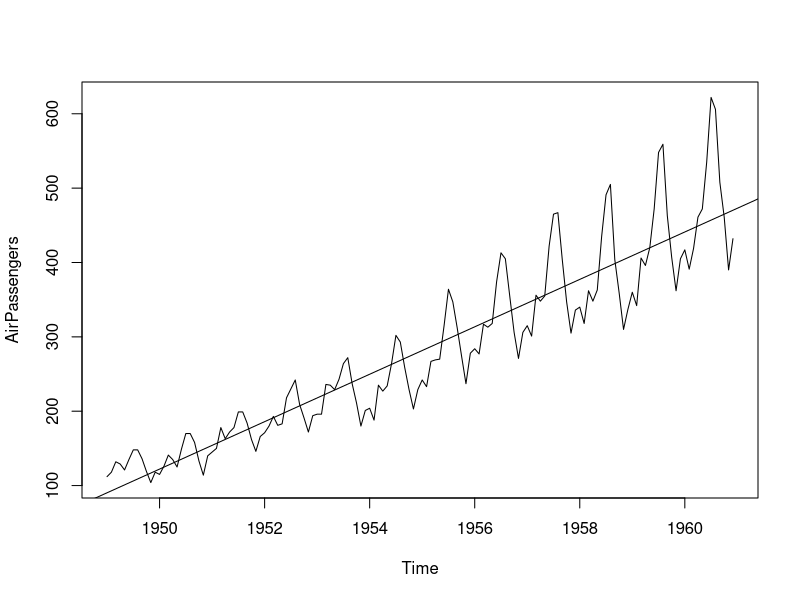
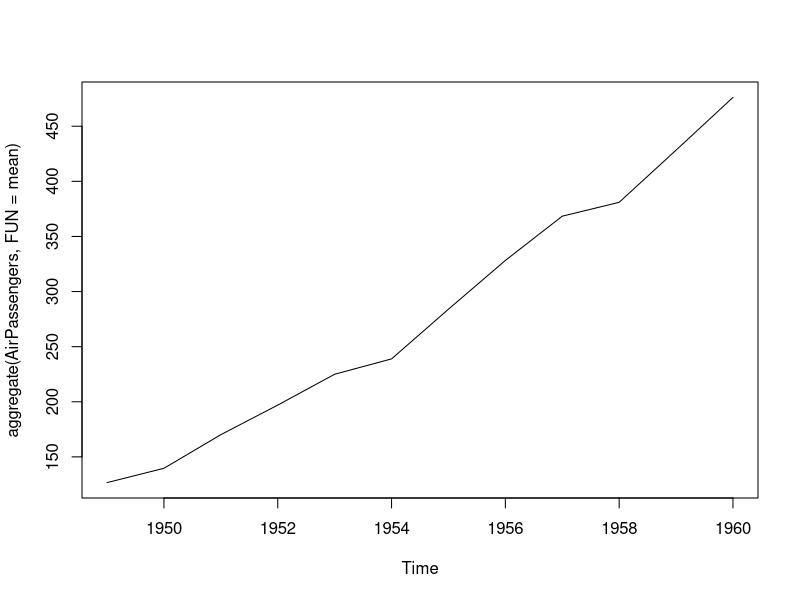
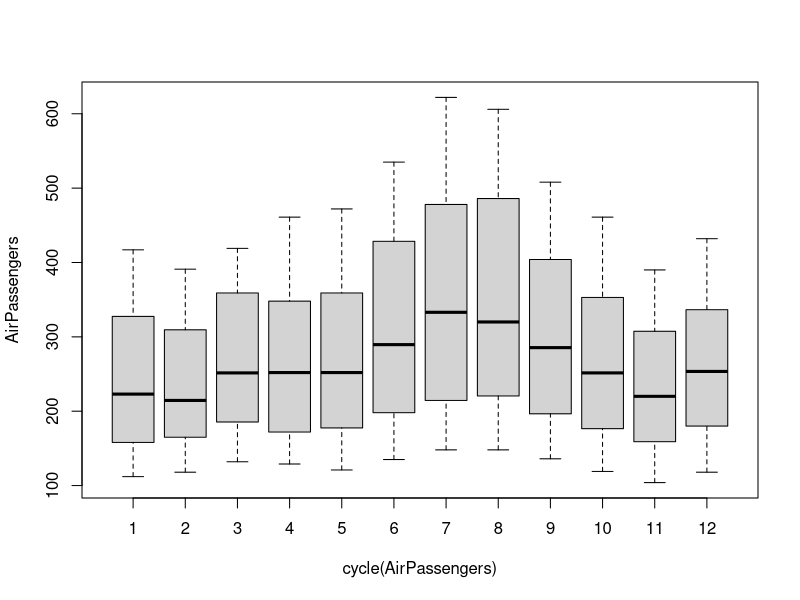
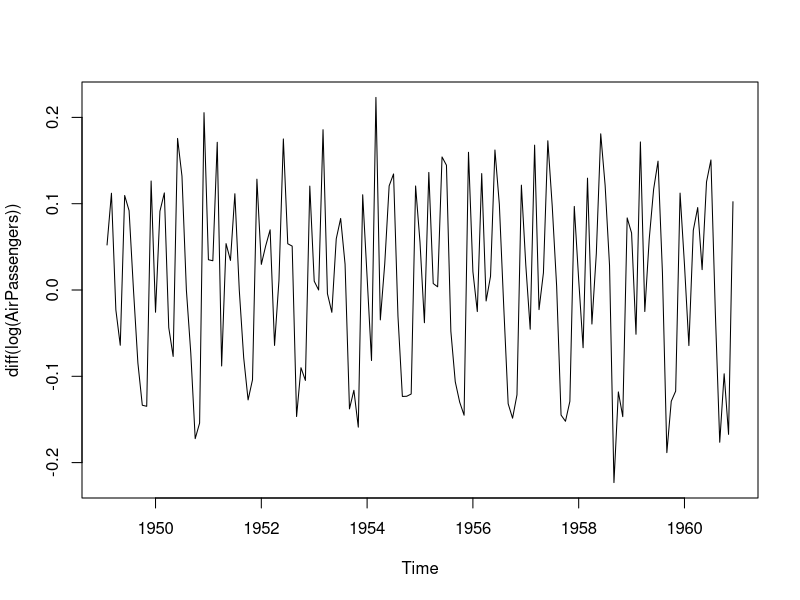
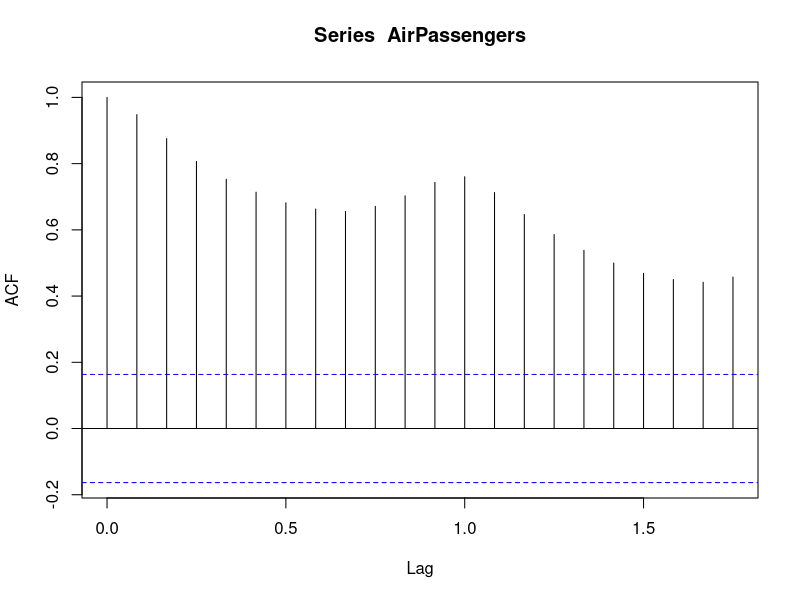
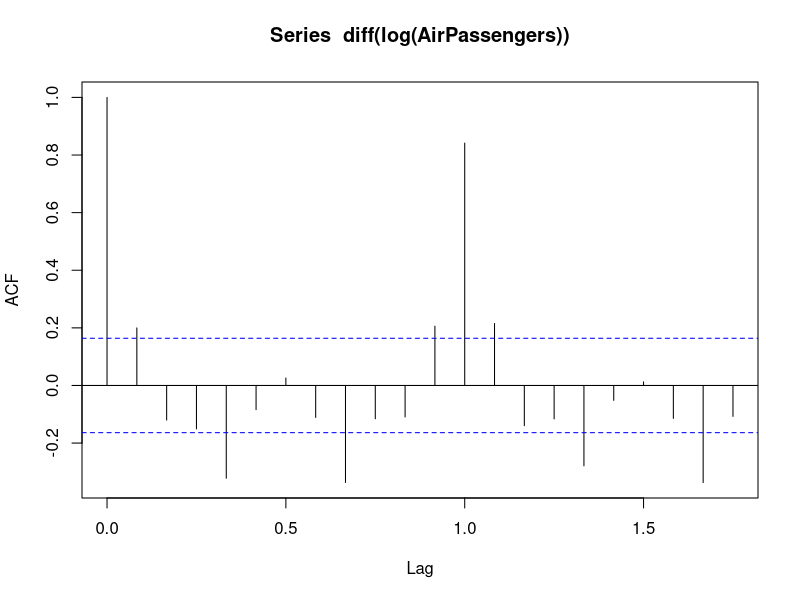
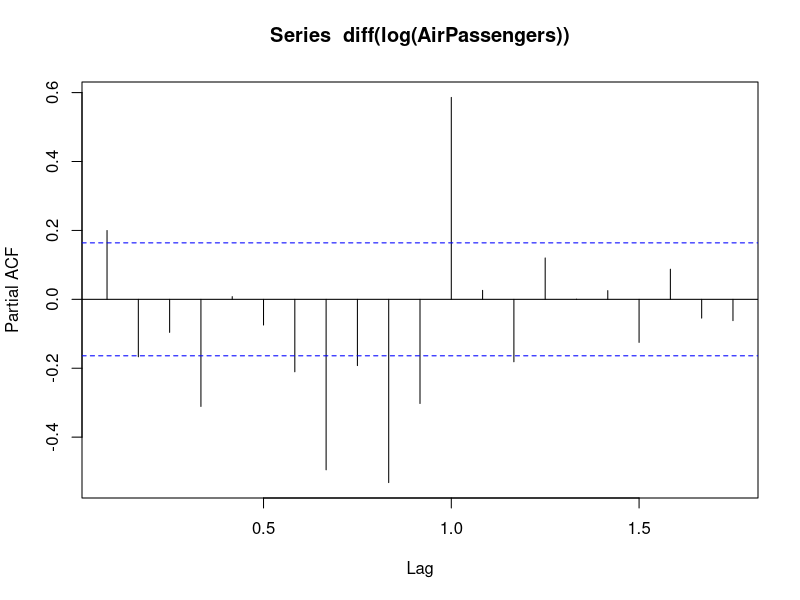
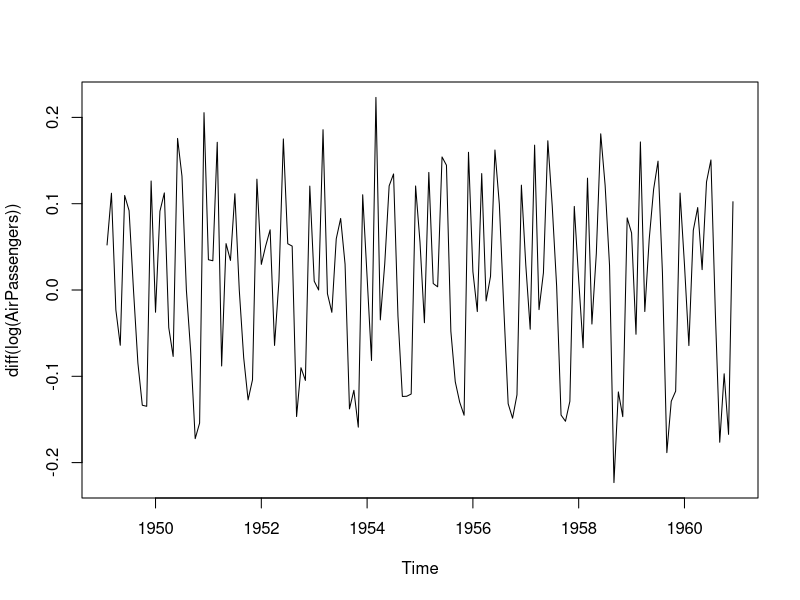

R code for these plots, in order:
# ARIMA

data("AirPassengers")
class(AirPassengers)

start(AirPassengers)
# This gives the start of the time series

end(AirPassengers)
# This give the end of the time series

frequency(AirPassengers)
# The cycle of this time series is 12 months in a year

summary(AirPassengers)
# The number of passengers are distributed across the spectrum

plot(AirPassengers)
# This will plot the time series

abline(reg = lm(AirPassengers ~ time(AirPassengers)))
# This will fit in a line

cycle(AirPassengers)
# This will print the cycle across years

# Start from here

plot(aggregate(AirPassengers,
               FUN = mean))
# This will aggregate the cycles and display an year on year trend.

boxplot(AirPassengers ~ cycle(AirPassengers))
# Boxplot across months will give us a sense of seasonal effect.



#####################################################################
# Introduction to ARMA time series modeling
# It is commonly used and AR stands for Auto Regression
# MA stands for Moving Average

# We know that we have to address two issues before we test
# stationary series.
# One, we need to remove unequal variances. We do this by taking
# log of the series.
# Two, We need to address the trend component. We do this by taking
# difference of
plot(diff(log(AirPassengers)))
# We see that the series is stationary enough to do time series modeling
# AUGMENTED DICKEY FULLER TEST


acf(AirPassengers)

acf(diff(log(AirPassengers))) 
# Auto Correlation Function
# Determines the value of q

pacf(diff(log(AirPassengers)))
# Partial Auto Correlation Function
# Determines the value of p

plot(diff(log(AirPassengers)))

# Let's fit an ARIMA model and predict the future 10 years
# c(p, d, q)
fit <- arima(x = log(AirPassengers),
             order = c(0, 1, 1),
             seasonal = list(order = c(0, 1, 1),
                             period = 12))

pred <- predict(fit,
                n.ahead = 10 * 12)

pred1 <- 2.718 ^ pred$pred
# Changing log value to normal one by using e value.

ts.plot(AirPassengers,
        2.718 ^ pred$pred,
        log = 'y',
        lty = c(1, 3))


# Testing our model
datawide <- ts(AirPassengers,
               frequency = 12,
               start = c(1949, 1),
               end = c(1959, 12))

fit <- arima(x = log(datawide),
             order = c(0, 1, 1),
             seasonal = list(order = c(0, 1, 1),
                             period = 12))

pred <- predict(fit,
                n.ahead = 10 * 12)

pred1 <- 2.718 ^ pred$pred

data1 <- head(pred1, 12)

predicted_1960 <- round(x = data1,
                        digits = 0)

original_1960 <- tail(AirPassengers, 12)
